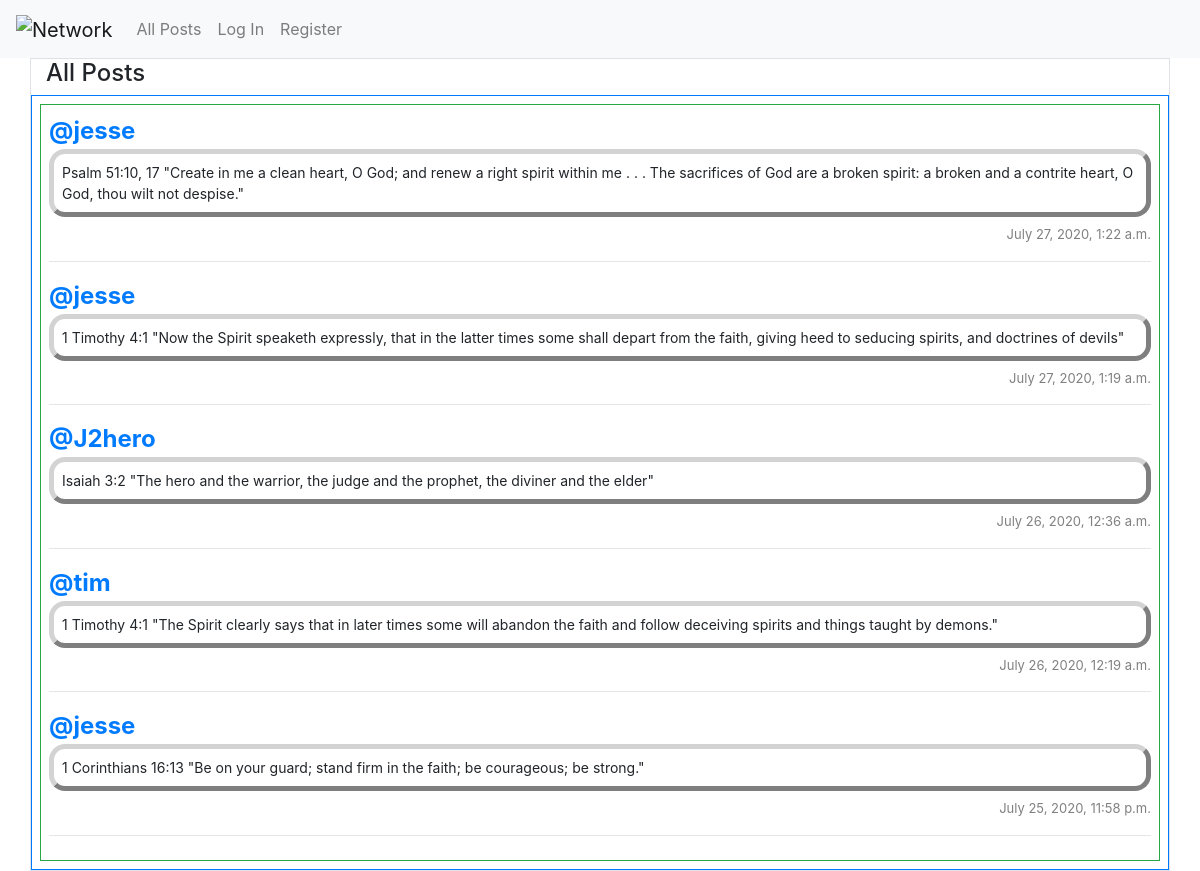
Before: / with the older database file.
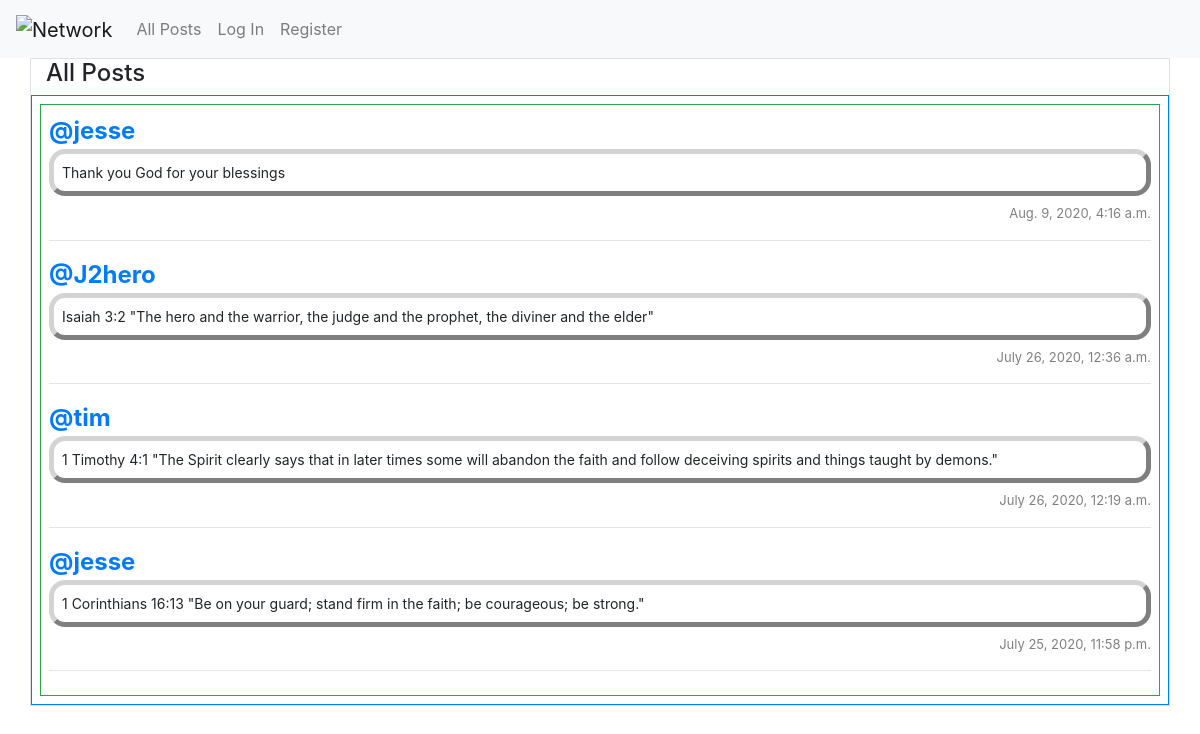
After: the same page with the newer database file.
### network/models.py (models this page shows, shortened)
class Post(models.Model):
    user = models.ForeignKey(User, on_delete=models.CASCADE, default="")
    content = models.TextField(max_length=64, default="")
    time = models.DateTimeField(default=now)
    likes = models.IntegerField(default=0)

class User(AbstractUser):
    following_count = models.IntegerField(default=0)
    followers_count = models.IntegerField(default=0)

### network/views.py (the view, shortened to what this page needs)
# urls.py: path("", views.index, name="index"),
def index(request):
    return render(request, "network/index.html", {
        "posts": list(Post.objects.all().order_by('-time'))
    })

### network/templates/network/index.html (shortened to what this page needs)
{% extends "network/layout.html" %} {% block body %}
<div class="container border">
    <h4>All Posts</h4>
    <div class="row border border-primary">
        <div class="col border border-success p-2 m-2">
            {% include "modules/posts.html" %}
        </div>
    </div>
</div>
{% endblock %}

### network/templates/modules/posts.html (shortened to what this page needs)
{% for post in posts %}
    <ul class="post post-{{ post.id }}" data-post="{{ post.id }}">
        <li class="post-username"><a class="link-username" href="{% url 'profile' post.user.username %}">@{{ post.user.username }}</a></li>
        <li class="post-content">{{ post.content }}</li>
        <li class="post-likes">
        <li class="post-time">{{ post.time }}</li>
    </ul>
    <hr class="hr-{{ post.id }}">
{% empty %}
    <span class="post-empty">No posts at this time!</span>
{% endfor %}

Changed rows visible on the page:
removed Post: user.username "jesse", content "Psalm 51:10, 17 \"Create in me a clean heart, O God; and renew a right spirit within me . . . The sacrifices of God are a broken spirit: a broken and a contrite heart, O God, thou wilt not despise.\"", time "July 27, 2020, 1:22 a.m."
removed Post: user.username "jesse", content "1 Timothy 4:1 \"Now the Spirit speaketh expressly, that in the latter times some shall depart from the faith, giving heed to seducing spirits, and doctrines of devils\"", time "July 27, 2020, 1:19 a.m."
added Post: user.username "jesse", content "Thank you God for your blessings", time "Aug. 9, 2020, 4:16 a.m."
